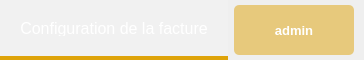
              <widget class="QWidget" name="sidebar" native="true">
               <property name="minimumSize">
                <size>
                 <width>0</width>
                 <height>60</height>
                </size>
               </property>
               <property name="maximumSize">
                <size>
                 <width>16777215</width>
                 <height>50</height>
                </size>
               </property>
               <layout class="QHBoxLayout" name="horizontalLayout">
                <property name="leftMargin">
                 <number>0</number>
                </property>
                <property name="topMargin">
                 <number>0</number>
                </property>
                <property name="rightMargin">
                 <number>0</number>
                </property>
                <property name="bottomMargin">
                 <number>0</number>
                </property>
                <item alignment="Qt::AlignLeft">
                 <widget class="QWidget" name="widget" native="true">
                  <property name="minimumSize">
                   <size>
                    <width>0</width>
                    <height>40</height>
                   </size>
                  </property>
                  <layout class="QHBoxLayout" name="horizontalLayout_10" stretch="0">
                   <property name="spacing">
                    <number>0</number>
                   </property>
                   <property name="leftMargin">
                    <number>0</number>
                   </property>
                   <property name="topMargin">
                    <number>0</number>
                   </property>
                   <property name="rightMargin">
                    <number>0</number>
                   </property>
                   <property name="bottomMargin">
                    <number>0</number>
                   </property>
                   <item>
                    <widget class="QPushButton" name="title">
                     <property name="minimumSize">
                      <size>
                       <width>0</width>
                       <height>50</height>
                      </size>
                     </property>
                     <property name="font">
                      <font>
                       <pointsize>12</pointsize>
                      </font>
                     </property>
                     <property name="cursor">
                      <cursorShape>PointingHandCursor</cursorShape>
                     </property>
                     <property name="styleSheet">
                      <string notr="true">background: rgba(255, 255, 255, 0.1);
border: none;
padding: 20px;
color: white;
border-bottom: 4px solid #dea309;</string>
                     </property>
                     <property name="text">
                      <string>Configuration de la facture</string>
                     </property>
                    </widget>
                   </item>
                  </layout>
                 </widget>
                </item>
                <item alignment="Qt::AlignRight">
                 <widget class="QWidget" name="widget_2" native="true">
                  <layout class="QHBoxLayout" name="horizontalLayout_12">
                   <property name="spacing">
                    <number>0</number>
                   </property>
                   <property name="leftMargin">
                    <number>0</number>
                   </property>
                   <property name="topMargin">
                    <number>0</number>
                   </property>
                   <property name="rightMargin">
                    <number>10</number>
                   </property>
                   <property name="bottomMargin">
                    <number>0</number>
                   </property>
                   <item>
                    <widget class="QWidget" name="btnGroup_6" native="true">
                     <property name="maximumSize">
                      <size>
                       <width>16777215</width>
                       <height>60</height>
                      </size>
                     </property>
                     <property name="cursor">
                      <cursorShape>PointingHandCursor</cursorShape>
                     </property>
                     <property name="styleSheet">
                      <string notr="true">#btnGroup_3{
	background-color: rgba(255, 255, 255, 0.02);
	border-radius: 5px;
}

#btnGroup_3::hover{
	background-color: rgba(255, 255, 255, 0.05);
	border-radius: 5px;
}


</string>
                     </property>
                     <layout class="QHBoxLayout" name="horizontalLayout_11">
                      <property name="spacing">
                       <number>2</number>
                      </property>
                      <property name="leftMargin">
                       <number>0</number>
                      </property>
                      <property name="topMargin">
                       <number>0</number>
                      </property>
                      <property name="rightMargin">
                       <number>0</number>
                      </property>
                      <property name="bottomMargin">
                       <number>0</number>
                      </property>
                      <item>
                       <widget class="QPushButton" name="pushButton_16">
                        <property name="minimumSize">
                         <size>
                          <width>120</width>
                          <height>50</height>
                         </size>
                        </property>
                        <property name="font">
                         <font>
                          <pointsize>10</pointsize>
                          <weight>75</weight>
                          <bold>true</bold>
                         </font>
                        </property>
                        <property name="styleSheet">
                         <string notr="true">background-color: rgba(222, 163, 9,0.5);
border: none;
border-radius: 5px;
color: white;</string>
                        </property>
                        <property name="text">
                         <string>admin</string>
                        </property>
                        <property name="iconSize">
                         <size>
                          <width>25</width>
                          <height>25</height>
                         </size>
                        </property>
                       </widget>
                      </item>
                     </layout>
                    </widget>
                   </item>
                  </layout>
                 </widget>
                </item>
               </layout>
              </widget>
